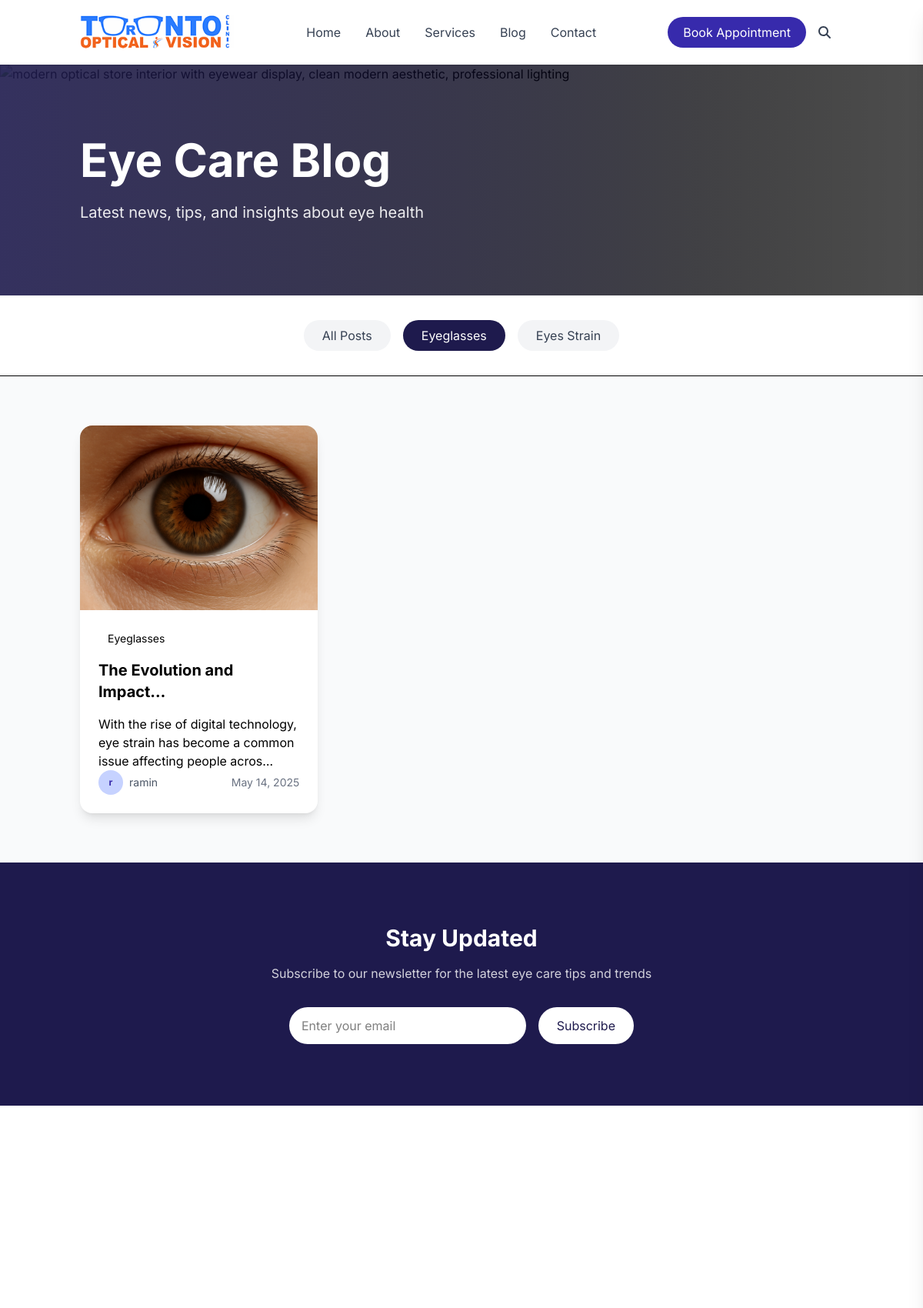
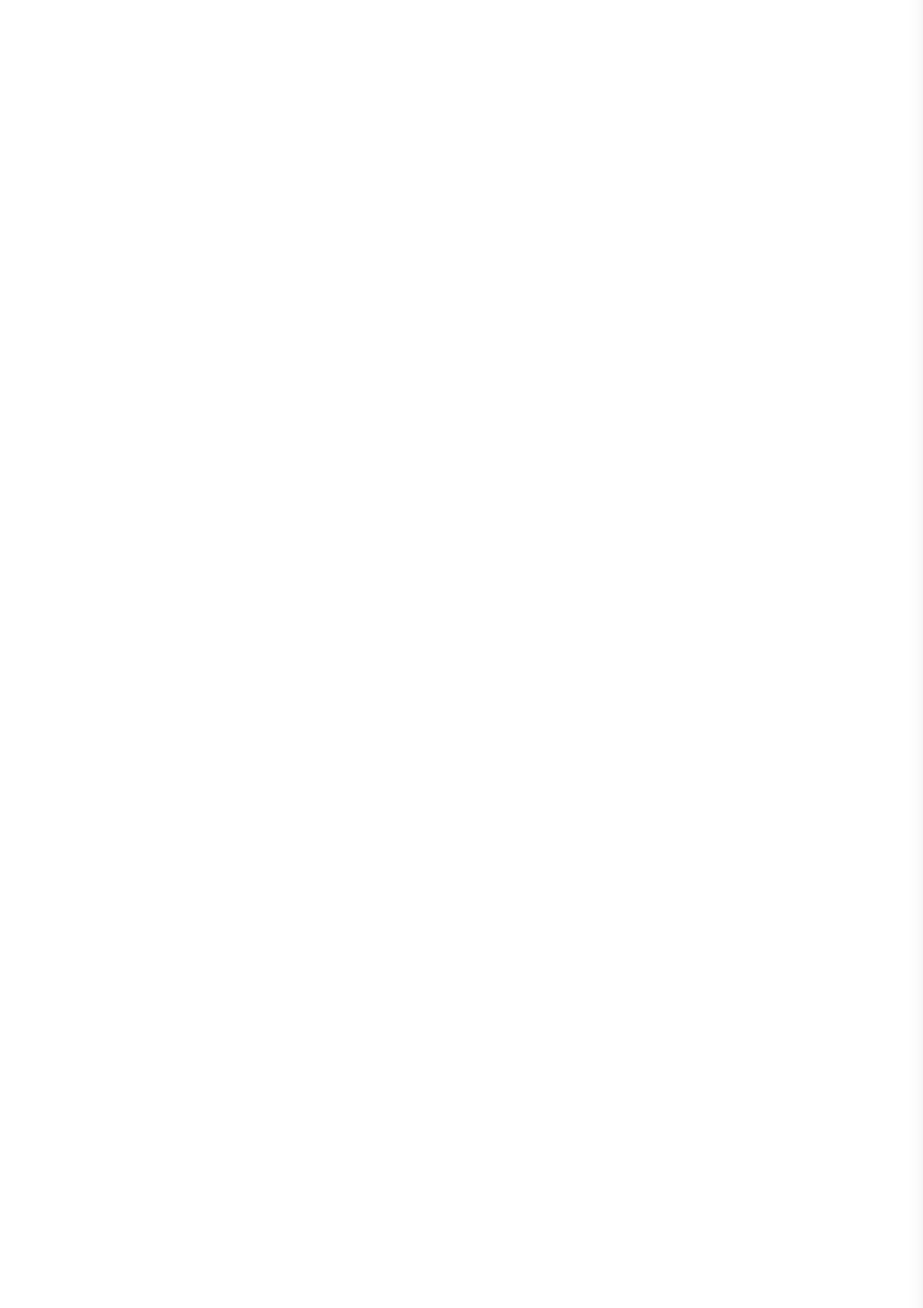
/blog/category/Eyeglasses/ (upper part), run on the app's committed database (2 pictures, top to bottom).
### main/models.py (models this page shows, shortened)
class Category(models.Model):
    name = models.CharField(max_length=50)
    slug = models.SlugField(unique=True)

class BlogPost(models.Model):
    title = models.CharField(max_length=200)
    slug = models.SlugField(unique=True)
    author = models.ForeignKey(Author, on_delete=models.CASCADE)
    category = models.ForeignKey(Category, on_delete=models.CASCADE)
    content = RichTextField(blank=True, null=True)
    excerpt = RichTextField(blank=True, null=True)
    image = models.ImageField(upload_to='blog_images/', null=True, blank=True)
    is_featured = models.BooleanField(default=False)
    read_time = models.IntegerField(default=5)  # in minutes
    published_date = models.DateTimeField(auto_now_add=True)
    updated_date = models.DateTimeField(auto_now=True)

class Author(models.Model):
    name = models.CharField(max_length=100)
    user = models.ForeignKey('auth.User', on_delete=models.CASCADE)

### main/views.py (the view)
# urls.py: path('blog/category/<slug:category_slug>/', views.blog_category, name='blog_category'),
def blog_category(request, category_slug):
    category = get_object_or_404(Category, slug=category_slug)
    posts = BlogPost.objects.filter(category=category)
    categories = Category.objects.annotate(post_count=Count('blogpost'))
    context = {
        'category': category,
        'posts': posts,
        'categories': categories,
    }
    return render(request, 'main/blogs_list.html', context)

### main/templates/main/blogs_list.html (shortened to what this page needs)
{% extends "includes/base.html" %}
{% load static %}
{% block content %}
<div class="min-h-screen bg-white">
    <section id="blog-hero" class="relative h-[300px] overflow-hidden">
      <div class="absolute inset-0">
        <img class="w-full h-full object-cover" src="https://storage.googleapis.com/uxpilot-auth.appspot.com/65f073acba-427f9fbf706404658cce.png" alt="modern optical store interior with eyewear display, clean modern aesthetic, professional lighting" />
        <div class="absolute inset-0 bg-gradient-to-r from-indigo-950/90 to-black/70"></div>
      </div>
      <div class="container mx-auto px-4 h-full flex items-center relative z-10">
        <div class="max-w-3xl">
          <h1 class="text-5xl md:text-6xl font-bold text-white mb-6">Eye Care Blog</h1>
          <p class="text-xl text-white/90">Latest news, tips, and insights about eye health</p>
        </div>
      </div>
    </section>
    <section id="blog-categories" class="py-8 border-b">
      <div class="container mx-auto px-4">
        <div class="flex flex-wrap gap-4 justify-center">
          <a href="{% url 'main:blog_list' %}" class="px-6 py-2 rounded-full {% if not category %}bg-indigo-950 text-white{% else %}bg-gray-100 text-gray-700{% endif %} hover:bg-indigo-900 hover:text-white transition">All Posts</a>
          {% for cat in categories %}
          <a href="{% url 'main:blog_category' cat.slug %}" class="px-6 py-2 rounded-full {% if category.slug == cat.slug %}bg-indigo-950 text-white{% else %}bg-gray-100 text-gray-700{% endif %} hover:bg-indigo-900 hover:text-white transition">{{ cat.name }}</a>
          {% endfor %}
        </div>
      </div>
    </section>
    <section id="blog-grid" class="py-16 bg-gray-50">
      <div class="container mx-auto px-4">
        <div id="blog-posts-container" class="grid grid-cols-1 md:grid-cols-2 lg:grid-cols-3 gap-8">
          {% include "main/includes/blog_cards.html" %}
        </div>
      </div>
    </section>
    <section id="newsletter" class="py-20 bg-indigo-950">
      <div class="container mx-auto px-4">
        <div class="max-w-2xl mx-auto text-center">
          <h2 class="text-3xl font-bold text-white mb-4">Stay Updated</h2>
          <p class="text-white/80 mb-8">Subscribe to our newsletter for the latest eye care tips and trends</p>
          <form method="post" action="{% url 'main:newsletter_signup' %}" class="flex gap-4 max-w-md mx-auto">
            <input type="email" name="email" placeholder="Enter your email" class="flex-1 bg-white px-4 py-3 rounded-full focus:outline-none focus:ring-2 focus:ring-white" required>
            <button type="submit" class="px-6 py-3 bg-white text-indigo-950 rounded-full hover:bg-gray-100 transition">Subscribe</button>
          </form>
        </div>
      </div>
    </section>
  </div>
{% endblock content %}

### main/templates/main/includes/blog_cards.html
{% for post in posts %}
<article class="bg-white rounded-2xl overflow-hidden shadow-lg transition hover:shadow-xl">
  <div class="h-[240px] overflow-hidden">
    <a href="{% url 'main:blog_detail' post.slug %}"><img class="w-full h-full object-cover" src="{{ post.image.url }}" alt="{{ post.title }}" /></a>
  </div>
  <div class="p-6">
    <span class="px-3 py-1 bg-{{ post.category.slug|default:'blue' }}-100 text-{{ post.category.slug|default:'blue' }}-800 rounded-full text-sm">{{ post.category.name }}</span>
    <a href="{% url 'main:blog_detail' post.slug %}"> <h3 class="text-xl font-bold mt-4 mb-2">{{ post.title|truncatechars:25 }}</h3></a>
    <p class="text-gray-600 mb-4">{{ post.excerpt|safe|truncatechars:100 }}</p>
    <div class="flex items-center justify-between">
      <div class="flex items-center gap-2">
        {% if post.author.profile_image %}
        <img src="{{ post.author.profile_image.url }}" alt="{{ post.author.name }}" class="w-8 h-8 rounded-full">
        {% else %}
        <div class="w-8 h-8 rounded-full bg-indigo-200 flex items-center justify-center text-indigo-800 font-bold text-xs">
          {{ post.author.name|slice:":1" }}
        </div>
        {% endif %}
        <span class="text-sm text-gray-600">{{ post.author.name }}</span>
      </div>
      <span class="text-sm text-gray-500">{{ post.published_date|date:"F j, Y" }}</span>
    </div>
  </div>
</article>
{% empty %}
<div class="col-span-3 text-center py-12">
  <p class="text-gray-600 text-lg">No blog posts found.</p>
</div>
{% endfor %}

### assets/css/styles.css (style rules this page uses)
* { font-family: "Inter", sans-serif; }
:root { --color-base: #ffffff; --color-base-50: #f9fafb; --color-base-100: #f3f4f6; --color-base-200: #e5e7eb; --color-base-300: #d1d5db; --color-base-400: #9ca3af; --color-base-500: #6b7280; --color-base-600: #4b5563; --color-base-700: #374151; --color-base-800: #1f2937; --color-base-900: #111827; --color-base-content: #1f2937; --color-primary: #3b82f6; --color-primary-50: #eff6ff; --color-primary-100: #dbeafe; --color-primary-200: #bfdbfe; --color-primary-300: #93c5fd; --color-primary-400: #60a5fa; --color-primary-500: #3b82f6; --color-primary-600: #2563eb; --color-primary-700: #1d4ed8; --color-primary-800: #1e40af; --color-primary-900: #1e3a8a; --color-primary-focus: #2563eb; --color-primary-content: #ffffff; --color-secondary: #8b5cf6; --color-secondary-50: #f5f3ff; --color-secondary-100: #ede9fe; --color-secondary-200: #ddd6fe; --color-secondary-300: #c4b5fd; --color-secondary-400: #a78bfa; --color-secondary-500: #8b5cf6; --color-secondary-600: #7c3aed; --color-secondary-700: #6d28d9; --color-secondary-800: #5b21b6; --color-secondary-900: #4c1d95; --color-secondary-focus: #7c3aed; --color-secondary-content: #ffffff; --color-accent: #f472b6; --color-accent-50: #fdf2f8; --color-accent-100: #fce7f3; --color-accent-200: #fbcfe8; --color-accent-300: #f9a8d4; --color-accent-400: #f472b6; --color-accent-500: #ec4899; --color-accent-600: #db2777; --color-accent-700: #be185d; --color-accent-800: #9d174d; --color-accent-900: #831843; --color-accent-focus: #db2777; --color-accent-content: #ffffff; --color-neutral: #6b7280; --color-neutral-50: #f9fafb; --color-neutral-100: #f3f4f6; --color-neutral-200: #e5e7eb; --color-neutral-300: #d1d5db; --color-neutral-400: #9ca3af; --color-neutral-500: #6b7280; --color-neutral-600: #4b5563; --color-neutral-700: #374151; --color-neutral-800: #1f2937; --color-neutral-900: #111827; --color-neutral-focus: #4b5563; --color-neutral-content: #ffffff; --color-info: #3b82f6; --color-info-50: #eff6ff; --color-info-100: #dbeafe; --color-info-200: #bfdbfe; --color-info-300: #93c5fd; --color-info-400: #60a5fa; --color-info-500: #3b82f6; --color-info-600: #2563eb; --color-info-700: #1d4ed8; --color-info-800: #1e40af; --color-info-900: #1e3a8a; --color-info-focus: #2563eb; --color-info-content: #ffffff; --color-success: #10b981; --color-success-50: #ecfdf5; --color-success-100: #d1fae5; --color-success-200: #a7f3d0; --color-success-300: #6ee7b7; --color-success-400: #34d399; --color-success-500: #10b981; --color-success-600: #059669; --color-success-700: #047857; --color-success-800: #065f46; --color-success-900: #064e3b; --color-success-focus: #059669; --color-success-content: #ffffff; --color-warning: #f59e0b; --color-warning-50: #fffbeb; --color-warning-100: #fef3c7; --color-warning-200: #fde68a; --color-warning-300: #fcd34d; --color-warning-400: #fbbf24; --color-warning-500: #f59e0b; --color-warning-600: #d97706; --color-warning-700: #b45309; --color-warning-800: #92400e; --color-warning-900: #78350f; --color-warning-focus: #d97706; --color-warning-content: #ffffff; --color-error: #ef4444; --color-error-50: #fef2f2; --color-error-100: #fee2e2; --color-error-200: #fecaca; --color-error-300: #fca5a5; --color-error-400: #f87171; --color-error-500: #ef4444; --color-error-600: #dc2626; --color-error-700: #b91c1c; --color-error-800: #991b1b; --color-error-900: #7f1d1d; --color-error-focus: #dc2626; --color-error-content: #ffffff; }

### main/templates/includes/base.html (style rules this page uses)
html { overflow-y: scroll; }
html { scrollbar-width: thin; scrollbar-color: #888 #f1f1f1; }

### data on the page
Category: name "Eyeglasses"
Category: name "Eyes Strain"
BlogPost: image (picture), category.name "Eyeglasses", title "The Evolution and Impact…", excerpt "With the rise of digital technology, eye strain has become a common issue affecting people acros…", author.name "r", author.name "ramin", published_date "May 14, 2025"
